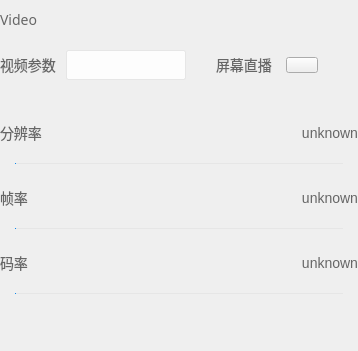
          <widget class="QWidget" name="m_zoneVideoQuality" native="true">
           <layout class="QVBoxLayout" name="verticalLayout_6">
            <property name="spacing">
             <number>0</number>
            </property>
            <property name="leftMargin">
             <number>0</number>
            </property>
            <property name="topMargin">
             <number>0</number>
            </property>
            <property name="rightMargin">
             <number>0</number>
            </property>
            <property name="bottomMargin">
             <number>0</number>
            </property>
            <item>
             <layout class="QVBoxLayout" name="verticalLayout_5">
              <property name="spacing">
               <number>0</number>
              </property>
              <property name="bottomMargin">
               <number>0</number>
              </property>
              <item>
               <spacer name="verticalSpacer_3">
                <property name="orientation">
                 <enum>Qt::Vertical</enum>
                </property>
                <property name="sizeType">
                 <enum>QSizePolicy::Fixed</enum>
                </property>
                <property name="sizeHint" stdset="0">
                 <size>
                  <width>20</width>
                  <height>10</height>
                 </size>
                </property>
               </spacer>
              </item>
              <item>
               <widget class="QLabel" name="m_lbVideo">
                <property name="font">
                 <font>
                  <family>微软雅黑</family>
                  <pointsize>-1</pointsize>
                 </font>
                </property>
                <property name="styleSheet">
                 <string notr="true">font-family: 微软雅黑;
     font-size: 14px;
	 color: #666666;</string>
                </property>
                <property name="text">
                 <string>Video</string>
                </property>
               </widget>
              </item>
              <item>
               <spacer name="verticalSpacer_5">
                <property name="orientation">
                 <enum>Qt::Vertical</enum>
                </property>
                <property name="sizeType">
                 <enum>QSizePolicy::Fixed</enum>
                </property>
                <property name="sizeHint" stdset="0">
                 <size>
                  <width>20</width>
                  <height>20</height>
                 </size>
                </property>
               </spacer>
              </item>
              <item>
               <layout class="QHBoxLayout" name="horizontalLayout_4">
                <property name="spacing">
                 <number>0</number>
                </property>
                <item>
                 <widget class="QLabel" name="label_10">
                  <property name="styleSheet">
                   <string notr="true">font-family: 微软雅黑;
     font-size: 14px;
	 color: #666666;</string>
                  </property>
                  <property name="text">
                   <string>视频参数</string>
                  </property>
                 </widget>
                </item>
                <item>
                 <spacer name="horizontalSpacer_21">
                  <property name="orientation">
                   <enum>Qt::Horizontal</enum>
                  </property>
                  <property name="sizeType">
                   <enum>QSizePolicy::Fixed</enum>
                  </property>
                  <property name="sizeHint" stdset="0">
                   <size>
                    <width>10</width>
                    <height>20</height>
                   </size>
                  </property>
                 </spacer>
                </item>
                <item>
                 <widget class="QComboBox" name="m_cbVideoQuality">
                  <property name="minimumSize">
                   <size>
                    <width>120</width>
                    <height>30</height>
                   </size>
                  </property>
                  <property name="styleSheet">
                   <string notr="true"> QComboBox{
     padding-left: 10px;
 }

 QComboBox:!enabled{
    border: 1px solid #e6e6e6;
    border-radius: 2px;
    font-family: 微软雅黑;
    font-size: 16px;
	background-color: #fdfdfd;
	color: #cccccc;
 }

 QComboBox:enabled:!hover{
    border: 1px solid #e6e6e6;
    border-radius: 2px;
    font-family: 微软雅黑;
    font-size: 16px;
	background-color: #fdfdfd;
	color: #666666;
}
QComboBox:enabled:hover{
     border: 1px solid #0e88eb;
     border-radius: 2px;
     font-family: 微软雅黑;
     font-size: 16px;
	 background-color: #fdfdfd;
	 color: #666666;
}

QComboBox::drop-down{
    subcontrol-origin: padding;
    subcontrol-position: top right;
    width: 20px;
 
    border-left-width: 1px;

    border-top-right-radius: 2px; /* same radius as the QComboBox */
    border-bottom-right-radius: 2px;

 }

 QComboBox::down-arrow{

     border-image: url(:/Resources/images/down_arrow.png);
 }

 
  QComboBox QAbstractItemView{
     font-family: 微软雅黑;
     font-size: 14px;
     border: 1px solid #0e88eb;
	 background-color: #ffffff;
	 border-radius: 2px;
	 
  }

 QComboBox QAbstractItemView::item{
     
     height: 32px;
	 font-family: 微软雅黑;
     font-size: 14px;
	 color: #666666;
	 background-color: #ffffff;
	 padding-left: 10px;
	 padding-right: 10px;
 }

 QComboBox QAbstractItemView::item:hover{
     
     height: 32px;
	 font-family: 微软雅黑;
     font-size: 14px;
	 color: #ffffff;
	 background-color: #0e88eb;
	 padding-left: 10px;
	 padding-right: 10px;
 }</string>
                  </property>
                 </widget>
                </item>
                <item>
                 <spacer name="horizontalSpacer_16">
                  <property name="orientation">
                   <enum>Qt::Horizontal</enum>
                  </property>
                  <property name="sizeType">
                   <enum>QSizePolicy::Fixed</enum>
                  </property>
                  <property name="sizeHint" stdset="0">
                   <size>
                    <width>30</width>
                    <height>20</height>
                   </size>
                  </property>
                 </spacer>
                </item>
                <item>
                 <widget class="QLabel" name="m_lbSurfaceMerge">
                  <property name="styleSheet">
                   <string notr="true"> QLabel{
     font-family: 微软雅黑;
     font-size: 14px;
	 color: #666666;
 }</string>
                  </property>
                  <property name="text">
                   <string>屏幕直播</string>
                  </property>
                 </widget>
                </item>
                <item>
                 <spacer name="horizontalSpacer_15">
                  <property name="orientation">
                   <enum>Qt::Horizontal</enum>
                  </property>
                  <property name="sizeType">
                   <enum>QSizePolicy::Fixed</enum>
                  </property>
                  <property name="sizeHint" stdset="0">
                   <size>
                    <width>14</width>
                    <height>20</height>
                   </size>
                  </property>
                 </spacer>
                </item>
                <item>
                 <widget class="QPushButton" name="m_switchSurfaceMerge">
                  <property name="sizePolicy">
                   <sizepolicy hsizetype="Fixed" vsizetype="Fixed">
                    <horstretch>0</horstretch>
                    <verstretch>0</verstretch>
                   </sizepolicy>
                  </property>
                  <property name="minimumSize">
                   <size>
                    <width>32</width>
                    <height>16</height>
                   </size>
                  </property>
                  <property name="maximumSize">
                   <size>
                    <width>32</width>
                    <height>16</height>
                   </size>
                  </property>
                  <property name="styleSheet">
                   <string notr="true">QPushButton:!checked{
     border-image: url(:/Resources/images/switch_off.png);
 }

 QPushButton:checked{
     border-image: url(:/Resources/images/switch_on.png);
 }</string>
                  </property>
                  <property name="text">
                   <string/>
                  </property>
                  <property name="checkable">
                   <bool>true</bool>
                  </property>
                 </widget>
                </item>
                <item>
                 <spacer name="horizontalSpacer_2">
                  <property name="orientation">
                   <enum>Qt::Horizontal</enum>
                  </property>
                  <property name="sizeHint" stdset="0">
                   <size>
                    <width>40</width>
                    <height>20</height>
                   </size>
                  </property>
                 </spacer>
                </item>
               </layout>
              </item>
              <item>
               <spacer name="verticalSpacer_6">
                <property name="orientation">
                 <enum>Qt::Vertical</enum>
                </property>
                <property name="sizeType">
                 <enum>QSizePolicy::Fixed</enum>
                </property>
                <property name="sizeHint" stdset="0">
                 <size>
                  <width>20</width>
                  <height>20</height>
                 </size>
                </property>
               </spacer>
              </item>
              <item>
               <layout class="QVBoxLayout" name="verticalLayout_15">
                <property name="spacing">
                 <number>0</number>
                </property>
                <property name="leftMargin">
                 <number>0</number>
                </property>
                <property name="topMargin">
                 <number>0</number>
                </property>
                <item>
                 <spacer name="verticalSpacer_12">
                  <property name="orientation">
                   <enum>Qt::Vertical</enum>
                  </property>
                  <property name="sizeType">
                   <enum>QSizePolicy::Fixed</enum>
                  </property>
                  <property name="sizeHint" stdset="0">
                   <size>
                    <width>22</width>
                    <height>22</height>
                   </size>
                  </property>
                 </spacer>
                </item>
                <item>
                 <layout class="QHBoxLayout" name="horizontalLayout_6">
                  <property name="spacing">
                   <number>0</number>
                  </property>
                  <item>
                   <widget class="QLabel" name="m_lbResolution">
                    <property name="styleSheet">
                     <string notr="true"> QLabel{
     font-family: 微软雅黑;
     font-size: 14px;
	 color: #666666;
 }</string>
                    </property>
                    <property name="text">
                     <string>分辨率</string>
                    </property>
                   </widget>
                  </item>
                  <item>
                   <widget class="QLabel" name="m_lbValueResolution">
                    <property name="layoutDirection">
                     <enum>Qt::LeftToRight</enum>
                    </property>
                    <property name="styleSheet">
                     <string notr="true"> QLabel{
     font-family: 微软雅黑;
     font-size: 14px;
	 color: #666666;
 }</string>
                    </property>
                    <property name="text">
                     <string>unknown</string>
                    </property>
                    <property name="alignment">
                     <set>Qt::AlignRight|Qt::AlignTrailing|Qt::AlignVCenter</set>
                    </property>
                   </widget>
                  </item>
                 </layout>
                </item>
                <item>
                 <spacer name="verticalSpacer_13">
                  <property name="orientation">
                   <enum>Qt::Vertical</enum>
                  </property>
                  <property name="sizeType">
                   <enum>QSizePolicy::Fixed</enum>
                  </property>
                  <property name="sizeHint" stdset="0">
                   <size>
                    <width>12</width>
                    <height>12</height>
                   </size>
                  </property>
                 </spacer>
                </item>
                <item>
                 <layout class="QHBoxLayout" name="horizontalLayout_8">
                  <item>
                   <widget class="QPushButton" name="m_bResolutionDown">
                    <property name="minimumSize">
                     <size>
                      <width>15</width>
                      <height>15</height>
                     </size>
                    </property>
                    <property name="maximumSize">
                     <size>
                      <width>15</width>
                      <height>15</height>
                     </size>
                    </property>
                    <property name="focusPolicy">
                     <enum>Qt::TabFocus</enum>
                    </property>
                    <property name="layoutDirection">
                     <enum>Qt::LeftToRight</enum>
                    </property>
                    <property name="styleSheet">
                     <string notr="true">QPushButton:!hover{
     border-image: url(:/Resources/images/sub_default.png);
 }

QPushButton:hover:!pressed{
     border-image: url(:/Resources/images/sub_hover.png);
 }

QPushButton:hover:pressed{
     border-image: url(:/Resources/images/sub_pressed.png);
 }

</string>
                    </property>
                    <property name="text">
                     <string/>
                    </property>
                    <property name="iconSize">
                     <size>
                      <width>15</width>
                      <height>15</height>
                     </size>
                    </property>
                    <property name="flat">
                     <bool>true</bool>
                    </property>
                   </widget>
                  </item>
                  <item>
                   <widget class="QSlider" name="m_sliderResolution">
                    <property name="minimumSize">
                     <size>
                      <width>240</width>
                      <height>0</height>
                     </size>
                    </property>
                    <property name="styleSheet">
                     <string notr="true">QSlider::groove:horizontal{
     border: none;
	 height: 1px;
 }

 QSlider::handle:horizontal:!hover{
     border: none;
	 width: 11px;
	 height: 11px;
	 margin: -5px 0;
     border-image: url(:/Resources/images/handle_default.png);
 }

 QSlider::handle:horizontal:hover:!pressed{
     border: none;
	 width: 11px;
	 height: 11px;
	 margin: -5px 0;
     border-image: url(:/Resources/images/handle_hover.png);
 }

 QSlider::handle:horizontal:hover:pressed{
     border: none;
     width: 11px;
	 height: 11px;
	 margin: -5px 0;
     border-image: url(:/Resources/images/handle_pressed.png);
 }

 QSlider::add-page:horizontal{
     background-color: #e6e6e6;
	 
 }

 QSlider::sub-page:horizontal{
     background-color: #0e88eb;
	 
 }</string>
                    </property>
                    <property name="maximum">
                     <number>9</number>
                    </property>
                    <property name="pageStep">
                     <number>1</number>
                    </property>
                    <property name="orientation">
                     <enum>Qt::Horizontal</enum>
                    </property>
                   </widget>
                  </item>
                  <item>
                   <widget class="QPushButton" name="m_bResolutionUp">
                    <property name="minimumSize">
                     <size>
                      <width>15</width>
                      <height>15</height>
                     </size>
                    </property>
                    <property name="maximumSize">
                     <size>
                      <width>15</width>
                      <height>15</height>
                     </size>
                    </property>
                    <property name="styleSheet">
                     <string notr="true">QPushButton:!hover{
     border-image: url(:/Resources/images/add_default.png);
 }

QPushButton:hover:!pressed{
     border-image: url(:/Resources/images/add_hover.png);
 }

QPushButton:hover:pressed{
     border-image: url(:/Resources/images/add_pressed.png);
 }</string>
                    </property>
                    <property name="text">
                     <string/>
                    </property>
                    <property name="flat">
                     <bool>true</bool>
                    </property>
                   </widget>
                  </item>
                 </layout>
                </item>
                <item>
                 <spacer name="verticalSpacer_14">
                  <property name="orientation">
                   <enum>Qt::Vertical</enum>
                  </property>
                  <property name="sizeType">
                   <enum>QSizePolicy::Fixed</enum>
                  </property>
                  <property name="sizeHint" stdset="0">
                   <size>
                    <width>16</width>
                    <height>16</height>
                   </size>
                  </property>
                 </spacer>
                </item>
                <item>
                 <layout class="QHBoxLayout" name="horizontalLayout_9">
                  <item>
                   <widget class="QLabel" name="m_lbFPS">
                    <property name="styleSheet">
                     <string notr="true"> QLabel{
     font-family: 微软雅黑;
     font-size: 14px;
	 color: #666666;
 }</string>
                    </property>
                    <property name="text">
                     <string>帧率</string>
                    </property>
                   </widget>
                  </item>
                  <item>
                   <widget class="QLabel" name="m_lbValueFPS">
                    <property name="styleSheet">
                     <string notr="true"> QLabel{
     font-family: 微软雅黑;
     font-size: 14px;
	 color: #666666;
 }</string>
                    </property>
                    <property name="text">
                     <string>unknown</string>
                    </property>
                    <property name="alignment">
                     <set>Qt::AlignRight|Qt::AlignTrailing|Qt::AlignVCenter</set>
                    </property>
                   </widget>
                  </item>
                 </layout>
                </item>
                <item>
                 <spacer name="verticalSpacer_15">
                  <property name="orientation">
                   <enum>Qt::Vertical</enum>
                  </property>
                  <property name="sizeType">
                   <enum>QSizePolicy::Fixed</enum>
                  </property>
                  <property name="sizeHint" stdset="0">
                   <size>
                    <width>12</width>
                    <height>12</height>
                   </size>
                  </property>
                 </spacer>
                </item>
                <item>
                 <layout class="QHBoxLayout" name="horizontalLayout_10">
                  <item>
                   <widget class="QPushButton" name="m_bFPSDown">
                    <property name="minimumSize">
                     <size>
                      <width>15</width>
                      <height>15</height>
                     </size>
                    </property>
                    <property name="maximumSize">
                     <size>
                      <width>15</width>
                      <height>15</height>
                     </size>
                    </property>
                    <property name="styleSheet">
                     <string notr="true">QPushButton:!hover{
     border-image: url(:/Resources/images/sub_default.png);
 }

QPushButton:hover:!pressed{
     border-image: url(:/Resources/images/sub_hover.png);
 }

QPushButton:hover:pressed{
     border-image: url(:/Resources/images/sub_pressed.png);
 }

</string>
                    </property>
                    <property name="text">
                     <string/>
                    </property>
                    <property name="flat">
                     <bool>true</bool>
                    </property>
                   </widget>
                  </item>
                  <item>
                   <widget class="QSlider" name="m_sliderFPS">
                    <property name="minimumSize">
                     <size>
                      <width>240</width>
                      <height>0</height>
                     </size>
                    </property>
                    <property name="styleSheet">
                     <string notr="true">QSlider::groove:horizontal{
     border: none;
	 height: 1px;
 }

 QSlider::handle:horizontal:!hover{
     border: none;
	 width: 11px;
	 height: 11px;
	 margin: -5px 0;
     border-image: url(:/Resources/images/handle_default.png);
 }

 QSlider::handle:horizontal:hover:!pressed{
     border: none;
	 width: 11px;
	 height: 11px;
	 margin: -5px 0;
     border-image: url(:/Resources/images/handle_hover.png);
 }

 QSlider::handle:horizontal:hover:pressed{
     border: none;
     width: 11px;
	 height: 11px;
	 margin: -5px 0;
     border-image: url(:/Resources/images/handle_pressed.png);
 }

 QSlider::add-page:horizontal{
     background-color: #e6e6e6;
	 
 }

 QSlider::sub-page:horizontal{
     background-color: #0e88eb;
	 
 }</string>
                    </property>
                    <property name="maximum">
                     <number>5</number>
                    </property>
                    <property name="pageStep">
                     <number>1</number>
                    </property>
                    <property name="orientation">
                     <enum>Qt::Horizontal</enum>
                    </property>
                   </widget>
                  </item>
                  <item>
                   <widget class="QPushButton" name="m_bFPSUp">
                    <property name="minimumSize">
                     <size>
                      <width>15</width>
                      <height>15</height>
                     </size>
                    </property>
                    <property name="maximumSize">
                     <size>
                      <width>15</width>
                      <height>15</height>
                     </size>
                    </property>
                    <property name="styleSheet">
                     <string notr="true">QPushButton:!hover{
     border-image: url(:/Resources/images/add_default.png);
 }

QPushButton:hover:!pressed{
     border-image: url(:/Resources/images/add_hover.png);
 }

QPushButton:hover:pressed{
     border-image: url(:/Resources/images/add_pressed.png);
 }</string>
                    </property>
                    <property name="text">
                     <string/>
                    </property>
                    <property name="flat">
                     <bool>true</bool>
                    </property>
                   </widget>
                  </item>
                 </layout>
                </item>
                <item>
                 <spacer name="verticalSpacer_16">
                  <property name="orientation">
                   <enum>Qt::Vertical</enum>
                  </property>
                  <property name="sizeType">
                   <enum>QSizePolicy::Fixed</enum>
                  </property>
                  <property name="sizeHint" stdset="0">
                   <size>
                    <width>20</width>
                    <height>16</height>
                   </size>
                  </property>
                 </spacer>
                </item>
                <item>
                 <layout class="QHBoxLayout" name="horizontalLayout_11">
                  <item>
                   <widget class="QLabel" name="m_lbBitrate">
                    <property name="styleSheet">
                     <string notr="true"> QLabel{
     font-family: 微软雅黑;
     font-size: 14px;
	 color: #666666;
 }</string>
                    </property>
                    <property name="text">
                     <string>码率</string>
                    </property>
                   </widget>
                  </item>
                  <item>
                   <widget class="QLabel" name="m_lbValueBitrate">
                    <property name="styleSheet">
                     <string notr="true"> QLabel{
     font-family: 微软雅黑;
     font-size: 14px;
	 color: #666666;
 }</string>
                    </property>
                    <property name="text">
                     <string>unknown</string>
                    </property>
                    <property name="alignment">
                     <set>Qt::AlignRight|Qt::AlignTrailing|Qt::AlignVCenter</set>
                    </property>
                   </widget>
                  </item>
                 </layout>
                </item>
                <item>
                 <spacer name="verticalSpacer_17">
                  <property name="orientation">
                   <enum>Qt::Vertical</enum>
                  </property>
                  <property name="sizeType">
                   <enum>QSizePolicy::Fixed</enum>
                  </property>
                  <property name="sizeHint" stdset="0">
                   <size>
                    <width>20</width>
                    <height>12</height>
                   </size>
                  </property>
                 </spacer>
                </item>
                <item>
                 <layout class="QHBoxLayout" name="horizontalLayout_12">
                  <item>
                   <widget class="QPushButton" name="m_bBitrateDown">
                    <property name="minimumSize">
                     <size>
                      <width>15</width>
                      <height>15</height>
                     </size>
                    </property>
                    <property name="maximumSize">
                     <size>
                      <width>15</width>
                      <height>15</height>
                     </size>
                    </property>
                    <property name="styleSheet">
                     <string notr="true">QPushButton:!hover{
     border-image: url(:/Resources/images/sub_default.png);
 }

QPushButton:hover:!pressed{
     border-image: url(:/Resources/images/sub_hover.png);
 }

QPushButton:hover:pressed{
     border-image: url(:/Resources/images/sub_pressed.png);
 }

</string>
                    </property>
                    <property name="text">
                     <string/>
                    </property>
                    <property name="flat">
                     <bool>true</bool>
                    </property>
                   </widget>
                  </item>
                  <item>
                   <widget class="QSlider" name="m_sliderBitrate">
                    <property name="sizePolicy">
                     <sizepolicy hsizetype="Expanding" vsizetype="Fixed">
                      <horstretch>0</horstretch>
                      <verstretch>0</verstretch>
                     </sizepolicy>
                    </property>
                    <property name="minimumSize">
                     <size>
                      <width>240</width>
                      <height>0</height>
                     </size>
                    </property>
                    <property name="styleSheet">
                     <string notr="true">QSlider::groove:horizontal{
     border: none;
	 height: 1px;
 }

 QSlider::handle:horizontal:!hover{
     border: none;
	 width: 11px;
	 height: 11px;
	 margin: -5px 0;
     border-image: url(:/Resources/images/handle_default.png);
 }

 QSlider::handle:horizontal:hover:!pressed{
     border: none;
	 width: 11px;
	 height: 11px;
	 margin: -5px 0;
     border-image: url(:/Resources/images/handle_hover.png);
 }

 QSlider::handle:horizontal:hover:pressed{
     border: none;
     width: 11px;
	 height: 11px;
	 margin: -5px 0;
     border-image: url(:/Resources/images/handle_pressed.png);
 }

 QSlider::add-page:horizontal{
     background-color: #e6e6e6;
	 
 }

 QSlider::sub-page:horizontal{
     background-color: #0e88eb;
	 
 }</string>
                    </property>
                    <property name="maximum">
                     <number>22</number>
                    </property>
                    <property name="pageStep">
                     <number>1</number>
                    </property>
                    <property name="orientation">
                     <enum>Qt::Horizontal</enum>
                    </property>
                   </widget>
                  </item>
                  <item>
                   <widget class="QPushButton" name="m_bBitrateUp">
                    <property name="minimumSize">
                     <size>
                      <width>15</width>
                      <height>15</height>
                     </size>
                    </property>
                    <property name="maximumSize">
                     <size>
                      <width>15</width>
                      <height>15</height>
                     </size>
                    </property>
                    <property name="styleSheet">
                     <string notr="true">QPushButton:!hover{
     border-image: url(:/Resources/images/add_default.png);
 }

QPushButton:hover:!pressed{
     border-image: url(:/Resources/images/add_hover.png);
 }

QPushButton:hover:pressed{
     border-image: url(:/Resources/images/add_pressed.png);
 }</string>
                    </property>
                    <property name="text">
                     <string/>
                    </property>
                    <property name="flat">
                     <bool>true</bool>
                    </property>
                   </widget>
                  </item>
                 </layout>
                </item>
                <item>
                 <spacer name="verticalSpacer_18">
                  <property name="orientation">
                   <enum>Qt::Vertical</enum>
                  </property>
                  <property name="sizeType">
                   <enum>QSizePolicy::Fixed</enum>
                  </property>
                  <property name="sizeHint" stdset="0">
                   <size>
                    <width>20</width>
                    <height>10</height>
                   </size>
                  </property>
                 </spacer>
                </item>
               </layout>
              </item>
              <item>
               <spacer name="verticalSpacer_8">
                <property name="orientation">
                 <enum>Qt::Vertical</enum>
                </property>
                <property name="sizeHint" stdset="0">
                 <size>
                  <width>20</width>
                  <height>40</height>
                 </size>
                </property>
               </spacer>
              </item>
             </layout>
            </item>
           </layout>
          </widget>
